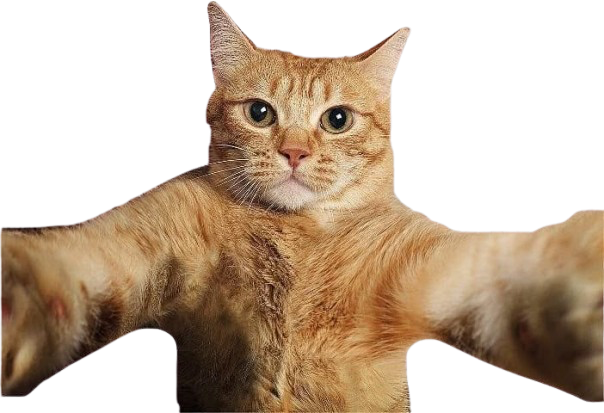
#> input picture image.png, 604 x 413 px
$ jupyter execute --allow-errors lab1.ipynb
#> lines starting #> are read from the running program, lines starting #| are printed output that depends on the picture
[cell 1]
import numpy as np
import matplotlib.pyplot as plt
import matplotlib.image as mpimg

## Preperation data before
-------------

[cell 2]
img = mpimg.imread('image.png')
#> img is the input picture: shape (413, 604, 4) float32; mean R, G, B, A 0.392, 0.316, 0.24, 0.533

[cell 3]
plt.imshow(img, cmap='gray')
plt.grid(True, color='lightgray', linestyle='--', linewidth=0.5)
plt.show()

[cell 4]
# do not need this function
# [5 lines left out: function img_shape_correction, not called in this run]

[cell 5]
def img_3d_to_2d(array):
    # array = img_shape_correction(array)
    H, W, C = array.shape
#> H = 413; W = 604; C = 4
    x = np.tile(np.arange(W), H)
    y = np.repeat(np.arange(H), W)
    rgb = array.reshape(H * W, C)
    r = rgb[:, 0]
    g = rgb[:, 1]
    b = rgb[:, 2]
    t = rgb[:, 3]
    output_array = np.stack([
        x, y, r, g, b, t
    ])
    return output_array

[cell 6]
def vizualization_2d(array):
    colors = np.stack([array[2], array[3], array[4], array[5]], axis=1)
    plt.scatter(
        array[0],
        array[1],
        c=colors,
        s=10
    )
    plt.gca().invert_yaxis()
    plt.axis('equal')
    plt.show()
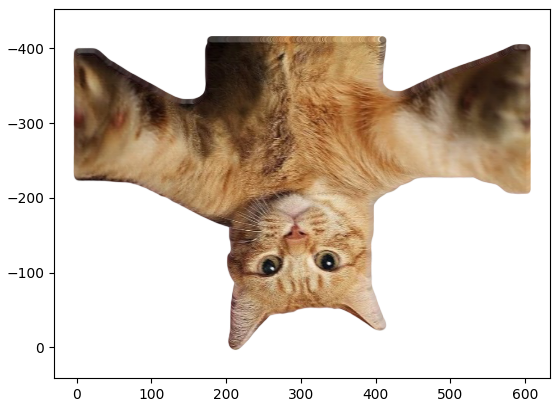
#> figure drawn by matplotlib, 1 panel

[cell 7]
#also dont work with 1.5
# [15 lines left out: function img_2d_to_3d, not called in this run]

## Task 1

[cell 8]
def stretch(X,a,b):
    X = X if len(X.shape) == 2 else img_3d_to_2d(X)
    return np.diag(np.array([a, b, 1, 1, 1, 1 ])) @ X

[cell 9]
def shear(X,a,b):
    X = X if len(X.shape) == 2 else img_3d_to_2d(X)
    M = np.eye(6, dtype=float)
    M[0, 1] = a
    M[1, 0] = b
    return M @ X

[cell 10]
def rotation(X, teta):
    X = X if len(X.shape) == 2 else img_3d_to_2d(X)
    angle = np.deg2rad(teta)
    M = np.diag(np.array([np.cos(angle), np.cos(angle), 1, 1, 1, 1 ]))
    M[0, 1] = - np.sin(angle)
    M[1, 0] = np.sin(angle)
    return M @ X

[cell 11]
def reflection(X,a,b):
    X = X if len(X.shape) == 2 else img_3d_to_2d(X)
    M = np.diag(np.array([a**2 - b**2, b**2 - a**2, 1, 1, 1, 1 ]))
    M[0, 1] = 2*a*b
    M[1, 0] = 2*a*b
    M[0:2, 0:2] = (1/(a**2 + b**2)) * M[0:2, 0:2]
    return M @ X

[cell 12]
k = img_3d_to_2d(img)

[cell 13]
vizualization_2d(reflection(k, 1, 0))

## Task 2

[cell 14]
q = stretch(shear(rotation(k, 45), 3, 5), 0.6, 2)
l = shear(stretch(rotation(k, 45), 0.6, 2), 3, 5)
m = rotation(stretch(shear(k, 3, 5), 0.6, 2), 45)

[cell 15]
import pandas as pd
pd.DataFrame(q[:,:4])
#> Out = table of 6 rows and 4 columns

[cell 16]
vizualization_2d(l)
#> in vizualization_2d (call 2), `plt.show()`:
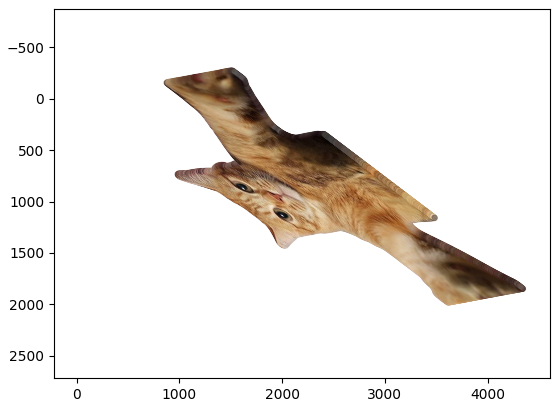
#> figure drawn by matplotlib, 1 panel

[cell 17]
vizualization_2d(q)
#> in vizualization_2d (call 3), `plt.show()`:
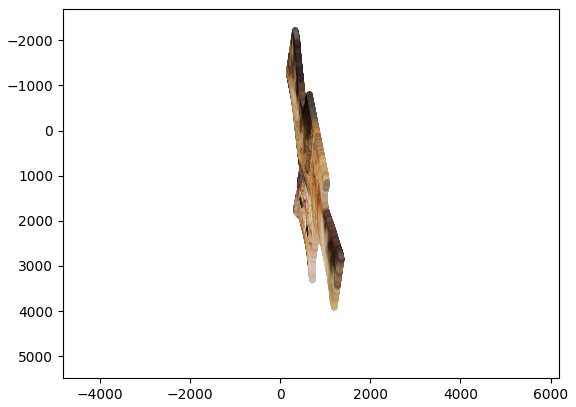
#> figure drawn by matplotlib, 1 panel

[cell 18]
vizualization_2d(m)
#> in vizualization_2d (call 4), `plt.show()`:
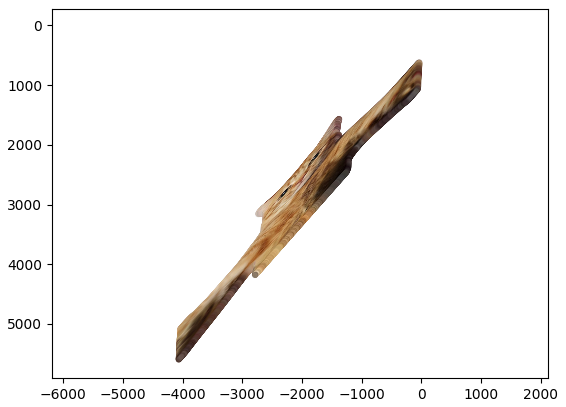
#> figure drawn by matplotlib, 1 panel
